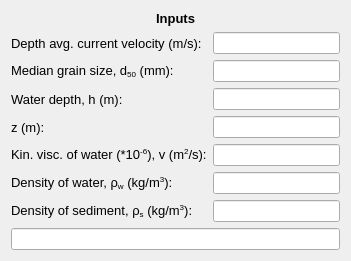
           <widget class="QWidget" name="formLayoutWidget">
            <property name="geometry">
             <rect>
              <x>20</x>
              <y>30</y>
              <width>351</width>
              <height>255</height>
             </rect>
            </property>
            <layout class="QFormLayout" name="formLayout_2">
             <item row="0" column="0" colspan="2">
              <widget class="QLabel" name="inputs_lbl">
               <property name="font">
                <font>
                 <family>MS Shell Dlg 2</family>
                 <pointsize>10</pointsize>
                 <weight>75</weight>
                 <bold>true</bold>
                </font>
               </property>
               <property name="text">
                <string>&lt;html&gt;&lt;head/&gt;&lt;body&gt;&lt;p align=&quot;center&quot;&gt;Inputs&lt;/p&gt;&lt;/body&gt;&lt;/html&gt;</string>
               </property>
              </widget>
             </item>
             <item row="1" column="0">
              <widget class="QLabel" name="Ubar_lbl">
               <property name="font">
                <font>
                 <family>MS Shell Dlg 2</family>
                 <pointsize>10</pointsize>
                </font>
               </property>
               <property name="text">
                <string>Depth avg. current velocity (m/s):</string>
               </property>
              </widget>
             </item>
             <item row="1" column="1">
              <widget class="QLineEdit" name="Ubar_txt"/>
             </item>
             <item row="2" column="0">
              <widget class="QLabel" name="d50_lbl">
               <property name="font">
                <font>
                 <family>MS Shell Dlg 2</family>
                 <pointsize>10</pointsize>
                </font>
               </property>
               <property name="text">
                <string>&lt;html&gt;&lt;head/&gt;&lt;body&gt;&lt;p&gt;Median grain size, d&lt;span style=&quot; vertical-align:sub;&quot;&gt;50&lt;/span&gt; (mm):&lt;/p&gt;&lt;/body&gt;&lt;/html&gt;</string>
               </property>
              </widget>
             </item>
             <item row="2" column="1">
              <widget class="QLineEdit" name="d50_txt"/>
             </item>
             <item row="3" column="0">
              <widget class="QLabel" name="h_lbl">
               <property name="font">
                <font>
                 <family>MS Shell Dlg 2</family>
                 <pointsize>10</pointsize>
                 <weight>50</weight>
                 <bold>false</bold>
                 <strikeout>false</strikeout>
                 <kerning>true</kerning>
                </font>
               </property>
               <property name="text">
                <string>Water depth, h (m):</string>
               </property>
              </widget>
             </item>
             <item row="3" column="1">
              <widget class="QLineEdit" name="h_txt"/>
             </item>
             <item row="4" column="0">
              <widget class="QLabel" name="z_lbl">
               <property name="font">
                <font>
                 <family>MS Shell Dlg 2</family>
                 <pointsize>10</pointsize>
                </font>
               </property>
               <property name="toolTip">
                <string>Height from seabed where concentration value is needed</string>
               </property>
               <property name="text">
                <string>z (m):</string>
               </property>
              </widget>
             </item>
             <item row="4" column="1">
              <widget class="QLineEdit" name="z_txt"/>
             </item>
             <item row="5" column="0">
              <widget class="QLabel" name="nu_lbl">
               <property name="font">
                <font>
                 <family>MS Shell Dlg 2</family>
                 <pointsize>10</pointsize>
                </font>
               </property>
               <property name="text">
                <string>&lt;html&gt;&lt;head/&gt;&lt;body&gt;&lt;p&gt;Kin. visc. of water (*10&lt;span style=&quot; vertical-align:super;&quot;&gt;-6&lt;/span&gt;), v (m&lt;span style=&quot; vertical-align:super;&quot;&gt;2&lt;/span&gt;/s):&lt;/p&gt;&lt;/body&gt;&lt;/html&gt;</string>
               </property>
              </widget>
             </item>
             <item row="5" column="1">
              <widget class="QLineEdit" name="nu_txt"/>
             </item>
             <item row="6" column="0">
              <widget class="QLabel" name="ro_lbl">
               <property name="font">
                <font>
                 <family>MS Shell Dlg 2</family>
                 <pointsize>10</pointsize>
                </font>
               </property>
               <property name="text">
                <string>&lt;html&gt;&lt;head/&gt;&lt;body&gt;&lt;p&gt;Density of water, ρ&lt;span style=&quot; vertical-align:sub;&quot;&gt;w&lt;/span&gt; (kg/m&lt;span style=&quot; vertical-align:super;&quot;&gt;3&lt;/span&gt;):&lt;/p&gt;&lt;/body&gt;&lt;/html&gt;</string>
               </property>
              </widget>
             </item>
             <item row="6" column="1">
              <widget class="QLineEdit" name="ro_txt"/>
             </item>
             <item row="7" column="0">
              <widget class="QLabel" name="ro_s_lbl">
               <property name="font">
                <font>
                 <family>MS Shell Dlg 2</family>
                 <pointsize>10</pointsize>
                </font>
               </property>
               <property name="text">
                <string>&lt;html&gt;&lt;head/&gt;&lt;body&gt;&lt;p&gt;Density of sediment, ρ&lt;span style=&quot; vertical-align:sub;&quot;&gt;s&lt;/span&gt; (kg/m&lt;span style=&quot; vertical-align:super;&quot;&gt;3&lt;/span&gt;):&lt;/p&gt;&lt;/body&gt;&lt;/html&gt;</string>
               </property>
              </widget>
             </item>
             <item row="7" column="1">
              <widget class="QLineEdit" name="ro_s_txt"/>
             </item>
             <item row="8" column="0" colspan="2">
              <widget class="QLineEdit" name="condition_txt">
               <property name="font">
                <font>
                 <family>MS Shell Dlg 2</family>
                 <weight>75</weight>
                 <bold>true</bold>
                </font>
               </property>
               <property name="readOnly">
                <bool>true</bool>
               </property>
              </widget>
             </item>
            </layout>
           </widget>
